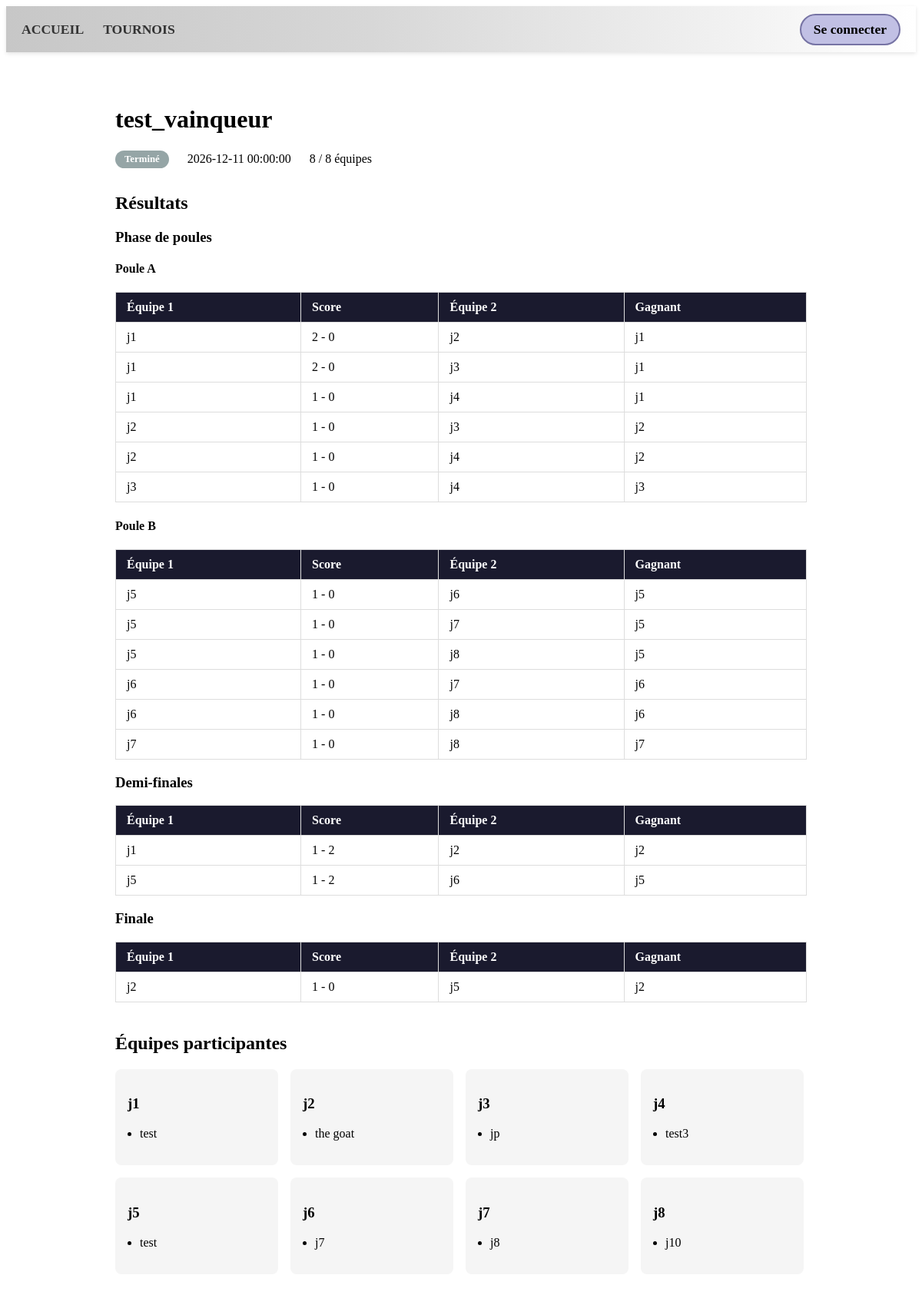
/index.php?route=tournemant_home&id=10, run on the app's committed database.
### tables this page shows
CREATE TABLE IF NOT EXISTS `tournement` (
  `id` int NOT NULL AUTO_INCREMENT,
  `game_id` int NOT NULL,
  `name` varchar(255) NOT NULL DEFAULT 'Sans titre',
  `owner` int NOT NULL,
  `max_participant` int NOT NULL,
  `status` varchar(20) DEFAULT 'open',
  `date` datetime NOT NULL,
  `format` int NOT NULL,
  `winner_team_id` int DEFAULT NULL,
  `runner_up_team_id` int DEFAULT NULL,
  `discord_link` varchar(255) DEFAULT NULL,
  PRIMARY KEY (`id`),
  KEY `game_id` (`game_id`),
  KEY `owner` (`owner`)
);

CREATE TABLE IF NOT EXISTS `party` (
  `id` int NOT NULL AUTO_INCREMENT,
  `tournement_id` int NOT NULL,
  `score_team_1` int DEFAULT NULL,
  `score_team_2` int DEFAULT NULL,
  `winner_team_id` int DEFAULT NULL,
  `time` time DEFAULT NULL,
  `phase` varchar(50) DEFAULT NULL,
  `poule_name` varchar(50) DEFAULT NULL,
  PRIMARY KEY (`id`),
  KEY `tournement_id` (`tournement_id`),
  KEY `winner_team_id` (`winner_team_id`)
);

CREATE TABLE IF NOT EXISTS `team` (
  `id` int NOT NULL AUTO_INCREMENT,
  `name` varchar(100) NOT NULL,
  `leader` int NOT NULL,
  `tournement_id` int DEFAULT NULL,
  PRIMARY KEY (`id`),
  KEY `leader` (`leader`)
);

CREATE TABLE IF NOT EXISTS `users` (
  `id` int NOT NULL AUTO_INCREMENT,
  `name` varchar(100) NOT NULL,
  `email` varchar(160) NOT NULL,
  `password` varchar(255) NOT NULL,
  `type` varchar(255) DEFAULT 'user',
  PRIMARY KEY (`id`),
  UNIQUE KEY `email` (`email`)
);

### Controller/AbstractController.php (called while the page is built, shortened)
<?php
abstract class AbstractController
{
    protected function render(string $template, array $data) : void
    {
        extract($data);
        require "templates/partials/_nav.phtml";
        require "templates/layout.phtml";
    }
}

### Controller/TournamentController.php (called while the page is built, shortened)
<?php
class TournamentController extends AbstractController
{
    public function tournemant_home() : void
    {
        $isConnected = $this->isAuthenticated();
        $user = $_SESSION['user'] ?? null;
        $username = $_SESSION['username'] ?? 'Utilisateur';
        $tournamentId = isset($_GET['id']) ? (int)$_GET['id'] : null;
        $tm = new TournamentManager();
        $tournament = $tm->getTournamentById($tournamentId);
        $message = null;
        $matches = array_merge(
            $tm->getMatchesByPhase($tournamentId, 'poule'),
            $tm->getMatchesByPhase($tournamentId, 'quart'),
            $tm->getMatchesByPhase($tournamentId, 'demi'),
            $tm->getMatchesByPhase($tournamentId, 'finale')
        );
        $teams      = $tm->getTeamsByTournament($tournamentId);
        $teamsCount = $tm->countTeams($tournamentId);
        $allUsers   = $tm->getAllUsers();
        $winnerTeamId   = $tournament['winner_team_id'] ?? null;
        $runnerUpTeamId = $tournament['runner_up_team_id'] ?? null;
        $winnerName     = null;
        $runnerUpName   = null;
        $this->render("tournemant_home", [
            "pageTitle"      => $tournament['name'],
            "isConnected"    => $isConnected,
            "username"       => $username,
            "user"           => $user,
            "tournament"     => $tournament,
            "matches"        => $matches,
            "teams"          => $teams,
            "teamsCount"     => $teamsCount,
            "message"        => $message,
            "allUsers"       => $allUsers,
            "winnerTeamId"   => $winnerTeamId,
            "winnerName"     => $winnerName,
            "runnerUpTeamId" => $runnerUpTeamId,
            "runnerUpName"   => $runnerUpName,
        ]);
    }
}

### index.php (called while the page is built, shortened)
<?php
$router = new Router();
$router->handleRequest($_GET);

### Manager/TournementManager.php (called while the page is built, shortened)
<?php
class TournamentManager
{
    private PDO $db;
    public function __construct()
    {
        $host     = $_ENV['DB_HOST'] ?? 'localhost';
        $dbname   = $_ENV['DB_NAME'] ?? 'nom_de_ta_base';
        $user     = $_ENV['DB_USER'] ?? 'root';
        $password = $_ENV['DB_PASSWORD'] ?? '';
        $this->db = new PDO(
            "mysql:host=$host;dbname=$dbname;charset=utf8",
            $user,
            $password
        );
        $this->db->setAttribute(PDO::ATTR_ERRMODE, PDO::ERRMODE_EXCEPTION);
    }
    public function getTeamsByTournament(int $tournamentId) : array
    {
        $query = $this->db->prepare("
            SELECT t.id, t.name, t.leader
            FROM team t
            WHERE t.tournement_id = :tournament_id
        ");
        $query->execute(['tournament_id' => $tournamentId]);
        $teams = $query->fetchAll(PDO::FETCH_ASSOC);
        foreach ($teams as &$team) {
            $q2 = $this->db->prepare("
                SELECT u.id, u.name
                FROM users u
                JOIN team_member tu ON tu.user_id = u.id
                WHERE tu.team_id = :team_id
            ");
            $q2->execute(['team_id' => $team['id']]);
            $team['members'] = $q2->fetchAll(PDO::FETCH_ASSOC);
        }
        return $teams;
    }
    public function getTournamentById(int $id) : ?array
    {
        $query = $this->db->prepare("
            SELECT tor.*, g.game_name
            FROM tournement tor
            LEFT JOIN game g ON g.id = tor.game_id
            WHERE tor.id = :id
        ");
        $query->execute(['id' => $id]);
        return $query->fetch(PDO::FETCH_ASSOC) ?: null;
    }
    public function getMatchesByPhase(int $tournamentId, string $phase) : array
    {
        $query = $this->db->prepare("
            SELECT p.*,
                   t1.name as team1_name, t1.id as team1_id,
                   t2.name as team2_name, t2.id as team2_id
            FROM party p
            LEFT JOIN party_participant pp1 ON pp1.party_id = p.id
            LEFT JOIN team t1 ON t1.id = pp1.team_id
            LEFT JOIN party_participant pp2 ON pp2.party_id = p.id AND pp2.team_id != pp1.team_id
            LEFT JOIN team t2 ON t2.id = pp2.team_id
            WHERE p.tournement_id = :tid AND p.phase = :phase
            AND p.score_team_1 IS NOT NULL
            GROUP BY p.id
            ORDER BY p.poule_name, p.id
        ");
        $query->execute(['tid' => $tournamentId, 'phase' => $phase]);
        return $query->fetchAll(PDO::FETCH_ASSOC);
    }
}

### templates/partials/tournemant_home.phtml (the view, shortened to what this page needs)
<?php $status = $tournament['status']; ?>
<div class="tournament-home">
    <header class="tournament-header">
        <h1> <?php echo htmlspecialchars($tournament['name']); ?></h1>
        <div class="tournament-meta">
            <?php
                $badgeClass = match($status) {
                    'open'    => 'badge-open',
                    'ongoing' => 'badge-ongoing',
                    default   => 'badge-finished'
                };
                $badgeLabel = match($status) {
                    'open'    => 'Inscriptions ouvertes',
                    'ongoing' => 'En cours',
                    default   => 'Terminé'
                };
            ?>
            <span class="badge <?php echo $badgeClass; ?>"><?php echo $badgeLabel; ?></span>
            <span> <?php echo htmlspecialchars($tournament['date']); ?></span>
            <span> <?php echo $teamsCount; ?> / <?php echo $tournament['max_participant']; ?> équipes</span>
        </div>
    </header>
    <?php if ($status === 'finish'): ?>
        <section class="results-section">
            <h2> Résultats</h2>
            <?php if (empty($matches)): ?>
                <p>Aucun résultat disponible.</p>
            <?php else: ?>
                <?php
                    $phases = [
                        'poule'  => 'Phase de poules',
                        'quart'  => ' Quarts de finale',
                        'demi'   => ' Demi-finales',
                        'finale' => ' Finale',
                    ];
                    $matchesByPhase = [];
                    foreach ($matches as $match) {
                        $phase = $match['phase'] ?? 'poule';
                        $matchesByPhase[$phase][] = $match;
                    }
                ?>
                <?php foreach ($phases as $phaseKey => $phaseLabel): ?>
                    <?php if (!empty($matchesByPhase[$phaseKey])): ?>
                        <h3><?php echo $phaseLabel; ?></h3>
                        <?php if ($phaseKey === 'poule'): ?>
                            <?php
                                $poulesGrouped = [];
                                foreach ($matchesByPhase['poule'] as $m) {
                                    $poulesGrouped[$m['poule_name'] ?? 'A'][] = $m;
                                }
                            ?>
                            <?php foreach ($poulesGrouped as $pouleName => $pouleMatchs): ?>
                                <h4>Poule <?php echo htmlspecialchars($pouleName); ?></h4>
                                <table class="matches-table">
                                    <thead>
                                        <tr><th>Équipe 1</th><th>Score</th><th>Équipe 2</th><th>Gagnant</th></tr>
                                    </thead>
                                    <tbody>
                                        <?php foreach ($pouleMatchs as $match): ?>
                                            <tr>
                                                <td><?php echo htmlspecialchars($match['team1_name'] ?? '?'); ?></td>
                                                <td><?php echo $match['score_team_1']; ?> - <?php echo $match['score_team_2']; ?></td>
                                                <td><?php echo htmlspecialchars($match['team2_name'] ?? '?'); ?></td>
                                                <td> <?php
                                                    if ($match['winner_team_id'] > 0) {
                                                        echo htmlspecialchars($match['winner_team_id'] == $match['team1_id'] ? ($match['team1_name'] ?? '?') : ($match['team2_name'] ?? '?'));
                                                    } else { echo '—'; }
                                                ?></td>
                                            </tr>
                                        <?php endforeach; ?>
                                    </tbody>
                                </table>
                            <?php endforeach; ?>
                        <?php else: ?>
                            <table class="matches-table">
                                <thead>
                                    <tr><th>Équipe 1</th><th>Score</th><th>Équipe 2</th><th>Gagnant</th></tr>
                                </thead>
                                <tbody>
                                    <?php foreach ($matchesByPhase[$phaseKey] as $match): ?>
                                        <tr>
                                            <td><?php echo htmlspecialchars($match['team1_name'] ?? '?'); ?></td>
                                            <td><?php echo $match['score_team_1']; ?> - <?php echo $match['score_team_2']; ?></td>
                                            <td><?php echo htmlspecialchars($match['team2_name'] ?? '?'); ?></td>
                                            <td> <?php
                                                if ($match['winner_team_id'] > 0) {
                                                    echo htmlspecialchars($match['winner_team_id'] == $match['team1_id'] ? ($match['team1_name'] ?? '?') : ($match['team2_name'] ?? '?'));
                                                } else { echo '—'; }
                                            ?></td>
                                        </tr>
                                    <?php endforeach; ?>
                                </tbody>
                            </table>
                        <?php endif; ?>
                    <?php endif; ?>
                <?php endforeach; ?>
            <?php endif; ?>
        </section>
        <section class="participants-section">
            <h2> Équipes participantes</h2>
            <div class="teams-grid">
                <?php foreach ($teams as $team): ?>
                    <div class="team-card">
                        <h3>
                             <?php echo htmlspecialchars($team['name']); ?>
                        </h3>
                        <ul>
                            <?php if (!empty($team['members'])): ?>
                                <?php foreach ($team['members'] as $member): ?>
                                    <li> <?php echo htmlspecialchars($member['name']); ?></li>
                                <?php endforeach; ?>
                            <?php else: ?>
                                <li><em>Aucun membre</em></li>
                            <?php endif; ?>
                        </ul>
                    </div>
                <?php endforeach; ?>
            </div>
        </section>
    <?php endif; ?>
</div>

### assets/css/style.css (style rules this page uses)
.badge { padding: 4px 8px; border-radius: 4px; font-size: 12px; font-weight: bold; color: #ffffff; }
.badge-finished { background-color: #94a3b8; }
.tournament-home { max-width: 900px; margin: 2rem auto; padding: 1rem; }
.tournament-header { margin-bottom: 2rem; }
.tournament-meta { display: flex; gap: 1.5rem; align-items: center; margin-top: 0.5rem; flex-wrap: wrap; }
.badge { padding: 4px 12px; border-radius: 20px; font-size: 0.85rem; font-weight: bold; }
.badge-finished { background: #95a5a6; color: white; }
.register-section, .matches-section, .results-section, .participants-section { margin-bottom: 2.5rem; }
.matches-table { width: 100%; border-collapse: collapse; margin-bottom: 1rem; }
.matches-table th, .matches-table td { padding: 10px 14px; border: 1px solid #ddd; text-align: left; }
.matches-table th { background: #1a1a2e; color: white; }
.teams-grid { display: flex; flex-wrap: wrap; gap: 1rem; }
.team-card { background: #f5f5f5; border-radius: 8px; padding: 1rem; min-width: 180px; }
.team-card ul { padding-left: 1rem; margin-top: 0.5rem; }
.badge { padding: 4px 12px; border-radius: 20px; font-size: 0.8rem; font-weight: bold; }

### data on the page
tournement: name "test_vainqueur", status "Terminé", date "2026-12-11 00:00:00", max_participant "8"
party: team.name "j1", score_team_1 "2", score_team_2 "0", team.name "j2"
party: team.name "j1", score_team_1 "2", score_team_2 "0", team.name "j3"
party: team.name "j1", score_team_1 "1", score_team_2 "0", team.name "j4"
party: team.name "j2", score_team_1 "1", score_team_2 "0", team.name "j3"
party: team.name "j2", score_team_1 "1", score_team_2 "0", team.name "j4"
party: team.name "j3", score_team_1 "1", score_team_2 "0", team.name "j4"
party: team.name "j5", score_team_1 "1", score_team_2 "0", team.name "j6"
party: team.name "j5", score_team_1 "1", score_team_2 "0", team.name "j7"
party: team.name "j5", score_team_1 "1", score_team_2 "0", team.name "j8"
party: team.name "j6", score_team_1 "1", score_team_2 "0", team.name "j7"
party: team.name "j6", score_team_1 "1", score_team_2 "0", team.name "j8"
party: team.name "j7", score_team_1 "1", score_team_2 "0", team.name "j8"
party: team.name "j1", score_team_1 "1", score_team_2 "2", team.name "j2"
party: team.name "j5", score_team_1 "1", score_team_2 "2", team.name "j6"
party: team.name "j2", score_team_1 "1", score_team_2 "0", team.name "j5"
team: name "j1"
users: name "test"
team: name "j2"
users: name "the goat"
team: name "j3"
users: name "jp"
team: name "j4"
users: name "test3"
team: name "j5"
users: name "test"
team: name "j6"
users: name "j7"
users: name "j8"
team: name "j8"
users: name "j10"

### other printed values
$phaseLabel "Phase de poules"
$pouleName "A"
$pouleName "B"
$phaseLabel "Demi-finales"
$phaseLabel "Finale"
$team['name'] "j7"
